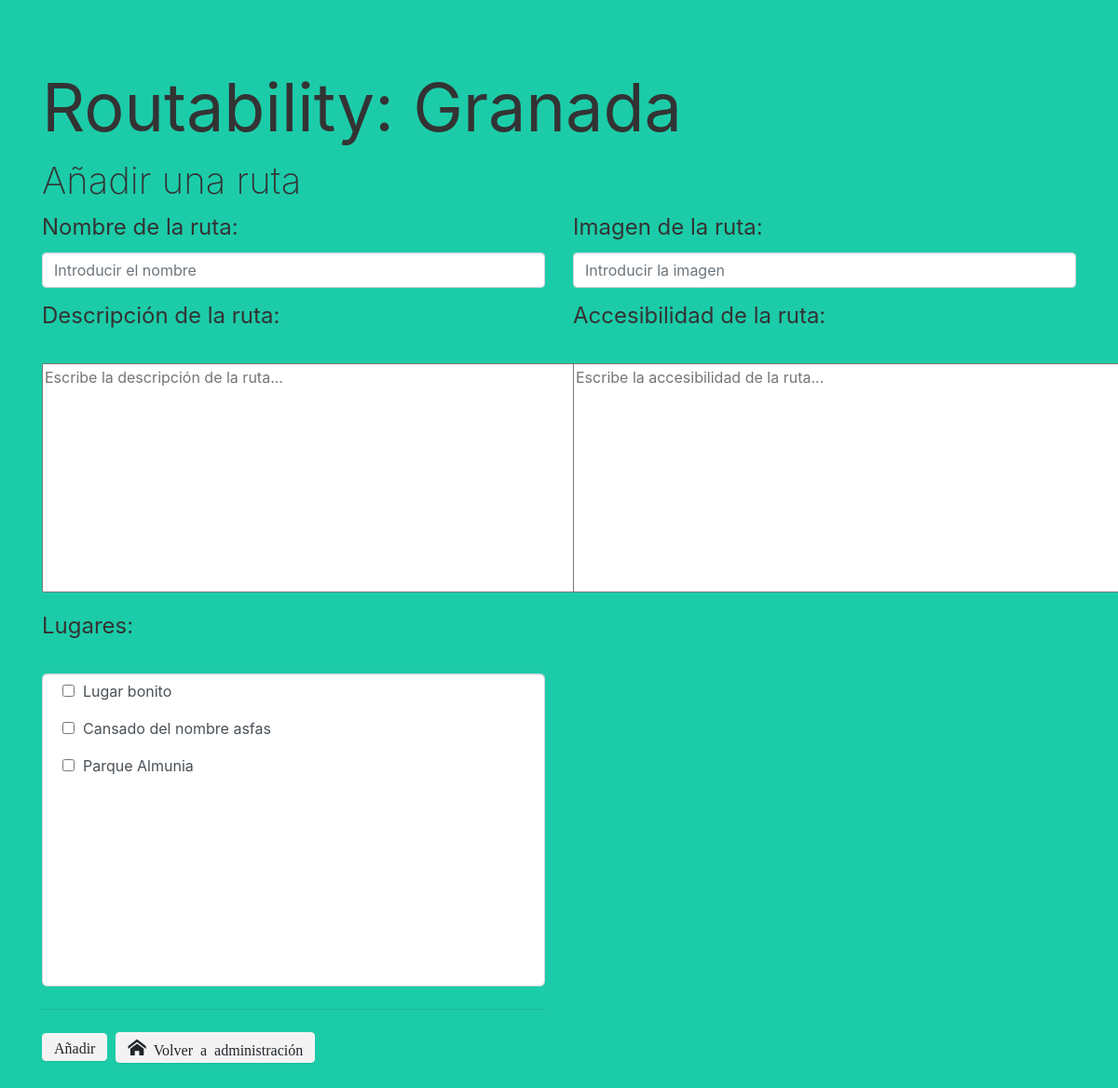
Page /RoutabilityAdmin/addRoutes.php on the earlier database version.
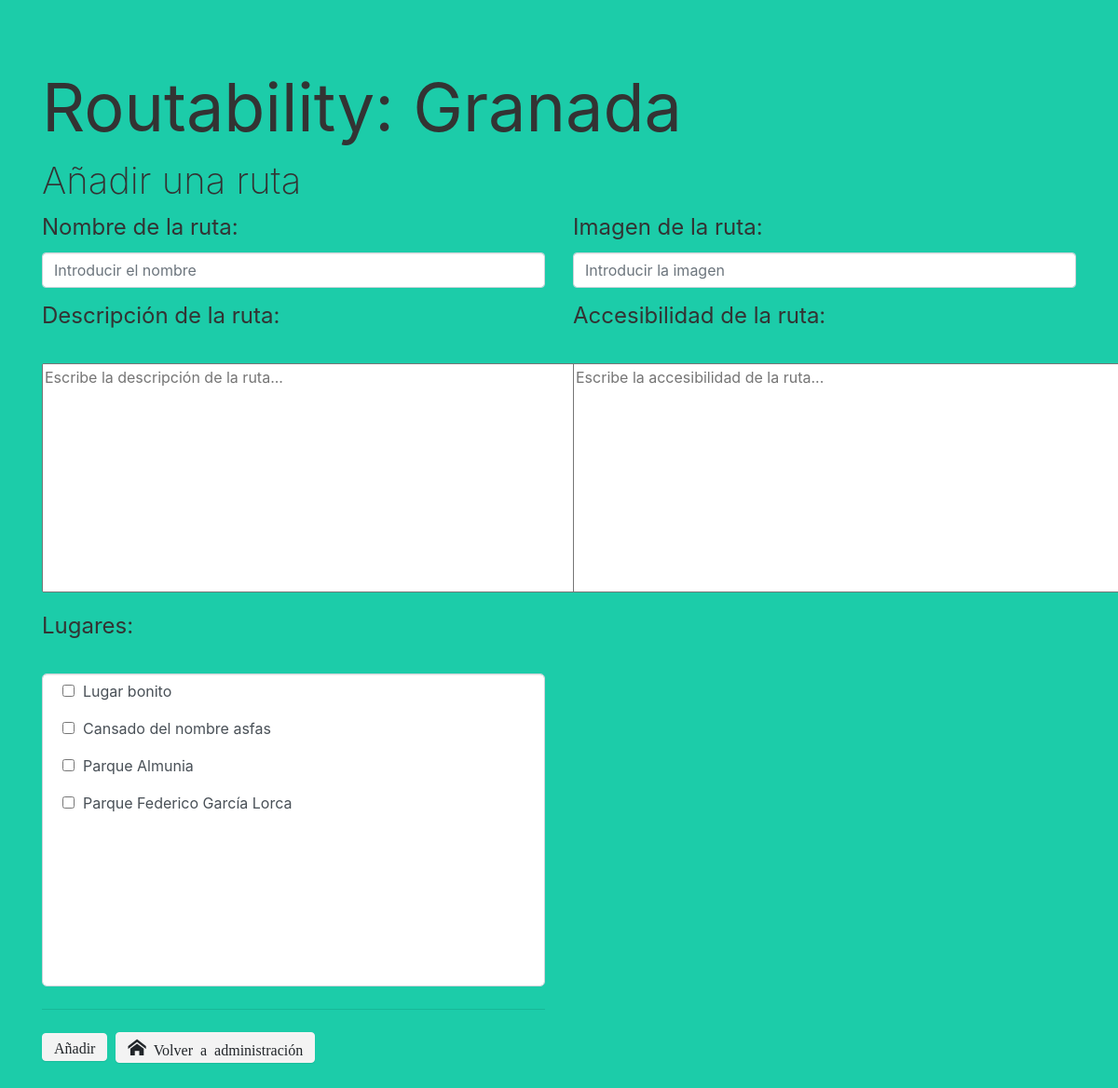
Same page on the later database version.
### tables this page shows
CREATE TABLE `place` (
  `IdPlace` int(8) NOT NULL,
  `Email` varchar(50) NOT NULL,
  `MadeBy` varchar(50) DEFAULT NULL,
  `Name` varchar(50) NOT NULL,
  `Description` text NOT NULL,
  `Localitation` varchar(100) NOT NULL,
  `Image` text NOT NULL,
  `Accesibility` text NOT NULL
);

### RoutabilityAdmin/addRoutes.php (the view, shortened to what this page needs)
<?php
$conexion = mysqli_connect("localhost", "root", "");
?>
<!DOCTYPE html>
<html>
<head>
    <link rel="stylesheet" href="https://cdnjs.cloudflare.com/ajax/libs/font-awesome/4.7.0/css/font-awesome.min.css" type="text/css">
    <link rel="stylesheet" href="./theme.css" type="text/css">
    <link rel="stylesheet" href="./fonts.css" type="text/css">
</head>
<body class="bg-primario">
    <div class="py-5">
        <div class="container">
            <div class="row">
                <div class="col-md-12">
                    <h1 class="display-3"><b>Routability: Granada</b></h1>
                </div>
            </div>
            <fieldset>
                <h1>Añadir una ruta</h1>
                <form action="addRoutes.php" method="post">
                    <div class="row">
                        <div class="col-md-6">
                            <div class="form-group">
                                <h4><b>Nombre de la ruta:</b></h4><input type="nombre" class="form-control" required value="" name="nombre" placeholder="Introducir el nombre" onBlur="if(this.value=='')this.value='nombre'" onFocus="if(this.value=='nombre')this.value='' ">
                            </div>
                        </div>
                        <div class="col-md-6">
                            <div class="form-group">
                                <h4><b>Imagen de la ruta:</b></h4><input type="imagen" class="form-control" required value="" name="imagen" placeholder="Introducir la imagen" onBlur="if(this.value=='')this.value='imagen'" onFocus="if(this.value=='imagen')this.value='' ">
                            </div>
                        </div>
                    </div>
                    <div class="row">
                        <div class="col-md-6">
                            <div class="form-group">
                                <h4><b>Descripción de la ruta:</b></h4><br /><textarea required value="" name="descripcion" placeholder="Escribe la descripción de la ruta..." maxlength="10000" rows="10" cols="56" onFocus="if(this.value=='descripcion')this.value='' "></textarea>
                            </div>
                        </div>
                        <div class="col-md-6">
                            <div class="form-group">
                                <h4><b>Accesibilidad de la ruta:</b></h4><br /><textarea required value="" name="accesibilidad" placeholder="Escribe la accesibilidad de la ruta..." maxlength="10000" rows="10" cols="56" onFocus="if(this.value=='accesibilidad')this.value='' "></textarea>
                            </div>
                        </div>
                        <div class="col-md-6">
                            <div class="form-group">
                                <h4><b>Lugares:</b></h4><br />
                                <div class="scroll" style="border-radius:5px; background-color:white;">
                                    <?php
                                    $resultado_lugares = mysqli_query($conexion, "SELECT * FROM `place`");
                                    if ($resultado_lugares->num_rows > 0) {
                                        while($array_resultado =  mysqli_fetch_assoc($resultado_lugares)) {
                                            echo"<p>&nbsp&nbsp<input name='lugares[]' type='checkbox' id='".$array_resultado['IdPlace']."' value=".$array_resultado['IdPlace']."<br/>&nbsp&nbsp<b>".$array_resultado['Name']."</b></p>";
                                        }
                                    }
                                    ?>
                                </div>
                                <hr>
                                <div>
                                    <input class="btn btn btn-primary btn-light icon-home" type="submit" name="aniadir" value="Añadir">
                                    &nbsp<a class="btn btn btn-primary btn-light icon-home" href="Home.php">&nbsp;Volver a administración</a>
                                </div>
                            </div>
                        </div>
                    </div>
                </form>
            </fieldset>
        </div>
    </div>
</body>
</html>

Differences in the rows shown:
added place: Name "Parque Federico García Lorca"
